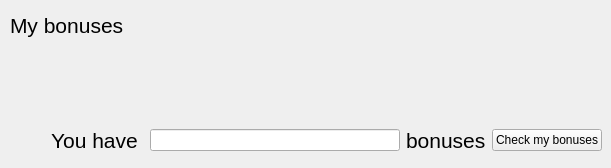
         <widget class="QWidget" name="page_5">
          <property name="styleSheet">
           <string notr="true">QWidget#page_5 {
    background-color: #239beb;
}</string>
          </property>
          <widget class="QLabel" name="label_6">
           <property name="geometry">
            <rect>
             <x>10</x>
             <y>10</y>
             <width>171</width>
             <height>31</height>
            </rect>
           </property>
           <property name="font">
            <font>
             <pointsize>16</pointsize>
            </font>
           </property>
           <property name="text">
            <string>My bonuses</string>
           </property>
          </widget>
          <widget class="QWidget" name="">
           <property name="geometry">
            <rect>
             <x>51</x>
             <y>121</y>
             <width>551</width>
             <height>38</height>
            </rect>
           </property>
           <layout class="QHBoxLayout" name="horizontalLayout_4">
            <item>
             <widget class="QLabel" name="label_16">
              <property name="font">
               <font>
                <pointsize>16</pointsize>
               </font>
              </property>
              <property name="text">
               <string>You have </string>
              </property>
             </widget>
            </item>
            <item>
             <widget class="QLineEdit" name="lineEdit"/>
            </item>
            <item>
             <widget class="QLabel" name="label_17">
              <property name="font">
               <font>
                <pointsize>16</pointsize>
               </font>
              </property>
              <property name="text">
               <string>bonuses</string>
              </property>
             </widget>
            </item>
            <item>
             <widget class="QPushButton" name="pushButton">
              <property name="text">
               <string>Check my bonuses</string>
              </property>
             </widget>
            </item>
           </layout>
          </widget>
         </widget>
